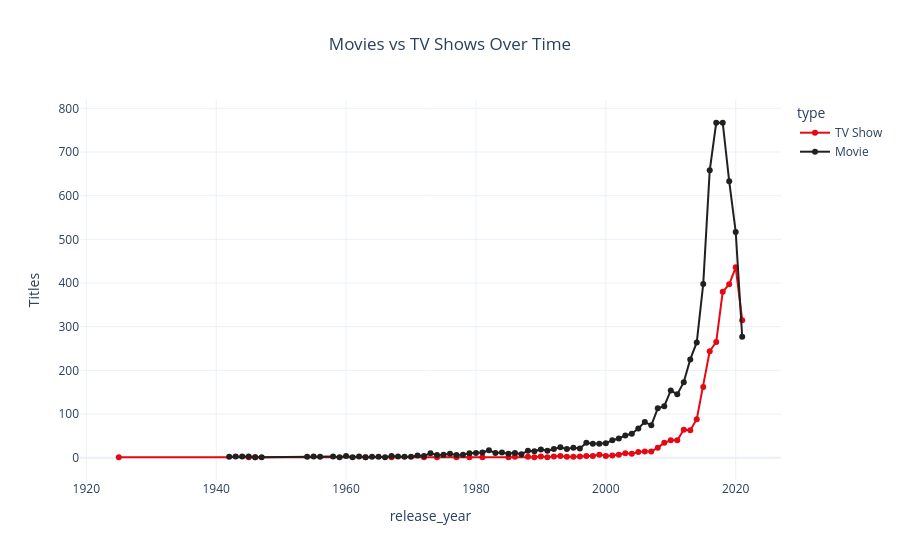

The notebook cell saved with this chart:
### Markdown cell above
## Analytical Question 3
How has the balance between Movies and TV Shows changed over time?

### Code cell
trend=df.groupby(["release_year","type"]).size().reset_index(name="Titles")

fig=px.line(
    trend,
    x="release_year",
    y="Titles",
    color="type",
    markers=True,
    title="Movies vs TV Shows Over Time",
    color_discrete_sequence=["#E50914","#221F1F"]
)

fig.update_layout(
    template="plotly_white",
    title_x=.5
)

fig.show()

### Figure 1 — Plotly figure (JSON) as saved in the notebook; plotly's stock layout.template omitted (floating-point values rounded to 4 significant figures)
{"data": [{"hovertemplate": "type=TV Show<br>release_year=%{x}<br>Titles=%{y}<extra></extra>", "legendgroup": "TV Show", "line": {"color": "#E50914", "dash": "solid"}, "marker": {"symbol": "circle"}, "mode": "lines+markers", "name": "TV Show", "orientation": "v", "showlegend": true, "type": "scatter", "x": [1925, 1945, 1946, 1963, 1967, 1972, 1974, 1977, 1979, 1981, 1985, 1986, 1988, 1989, 1990, 1991, 1992, 1993, 1994, 1995, 1996, 1997, 1998, 1999, 2000, 2001, 2002, 2003, 2004, 2005, 2006, 2007, 2008, 2009, 2010, 2011, 2012, 2013, 2014, 2015, 2016, 2017, 2018, 2019, 2020, 2021], "xaxis": "x", "y": [1, 1, 1, 1, 1, 1, 1, 1, 1, 1, 1, 2, 2, 1, 3, 1, 3, 4, 2, 2, 3, 4, 4, 7, 4, 5, 7, 10, 9, 13, 14, 14, 23, 34, 40, 40, 64, 63, 88, 162, 244, 265, 380, 397, 436, 315], "yaxis": "y"}, {"hovertemplate": "type=Movie<br>release_year=%{x}<br>Titles=%{y}<extra></extra>", "legendgroup": "Movie", "line": {"color": "#221F1F", "dash": "solid"}, "marker": {"symbol": "circle"}, "mode": "lines+markers", "name": "Movie", "orientation": "v", "showlegend": true, "type": "scatter", "x": [1942, 1943, 1944, 1945, 1946, 1947, 1954, 1955, 1956, 1958, 1959, 1960, 1961, 1962, 1963, 1964, 1965, 1966, 1967, 1968, 1969, 1970, 1971, 1972, 1973, 1974, 1975, 1976, 1977, 1978, 1979, 1980, 1981, 1982, 1983, 1984, 1985, 1986, 1987, 1988, 1989, 1990, 1991, 1992, 1993, 1994, 1995, 1996, 1997, 1998, 1999, 2000, 2001, 2002, 2003, 2004, 2005, 2006, 2007, 2008, 2009, 2010, 2011, 2012, 2013, 2014, 2015, 2016, 2017, 2018, 2019, 2020, 2021], "xaxis": "x", "y": [2, 3, 3, 3, 1, 1, 2, 3, 2, 3, 1, 4, 1, 3, 1, 2, 2, 1, 4, 3, 2, 2, 5, 4, 10, 6, 7, 9, 6, 7, 10, 11, 12, 17, 11, 12, 9, 11, 8, 16, 15, 19, 16, 20, 24, 20, 23, 21, 34, 32, 32, 33, 40, 44, 51, 55, 67, 82, 74, 113, 118, 154, 145, 173, 225, 264, 398, 658, 767, 767, 633, 517, 277], "yaxis": "y"}], "layout": {"legend": {"title": {"text": "type"}, "tracegroupgap": 0}, "title": {"text": "Movies vs TV Shows Over Time", "x": 0.5}, "xaxis": {"anchor": "y", "domain": [0, 1], "title": {"text": "release_year"}}, "yaxis": {"anchor": "x", "domain": [0, 1], "title": {"text": "Titles"}}}}
